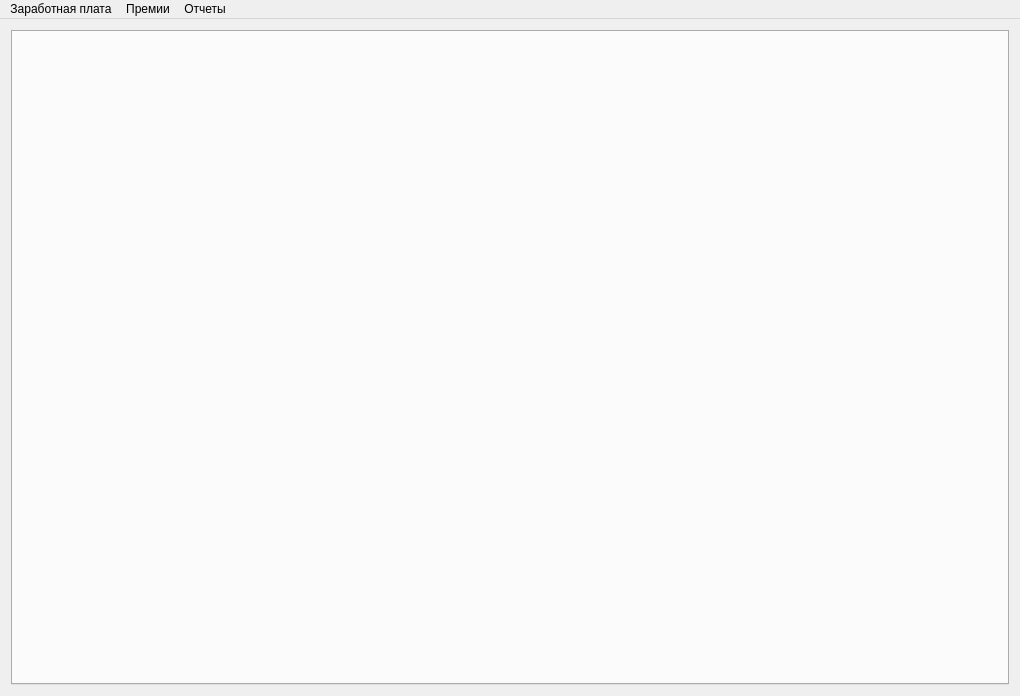
<?xml version="1.0" encoding="UTF-8"?>
<ui version="4.0">
 <class>MainWindow</class>
 <widget class="QMainWindow" name="MainWindow">
  <property name="geometry">
   <rect>
    <x>0</x>
    <y>0</y>
    <width>1020</width>
    <height>696</height>
   </rect>
  </property>
  <property name="windowTitle">
   <string>Зарплата: производство электродов</string>
  </property>
  <widget class="QWidget" name="centralWidget">
   <layout class="QVBoxLayout" name="verticalLayout">
    <item>
     <widget class="QTabWidget" name="tabWidget">
      <property name="currentIndex">
       <number>-1</number>
      </property>
      <property name="tabsClosable">
       <bool>true</bool>
      </property>
     </widget>
    </item>
   </layout>
  </widget>
  <widget class="QMenuBar" name="menuBar">
   <property name="geometry">
    <rect>
     <x>0</x>
     <y>0</y>
     <width>1020</width>
     <height>25</height>
    </rect>
   </property>
   <widget class="QMenu" name="menu">
    <property name="title">
     <string>Заработная плата</string>
    </property>
    <addaction name="actionCalcWage"/>
   </widget>
   <widget class="QMenu" name="menu_2">
    <property name="title">
     <string>Премии</string>
    </property>
    <addaction name="actionPremMon"/>
   </widget>
   <widget class="QMenu" name="menu_3">
    <property name="title">
     <string>Отчеты</string>
    </property>
    <addaction name="actionRepNorm"/>
   </widget>
   <addaction name="menu"/>
   <addaction name="menu_2"/>
   <addaction name="menu_3"/>
  </widget>
  <action name="actionCalcWage">
   <property name="text">
    <string>Расчет</string>
   </property>
  </action>
  <action name="actionPremMon">
   <property name="text">
    <string>Начисление премий</string>
   </property>
  </action>
  <action name="actionPremNorm">
   <property name="text">
    <string>Премия за норму и качество</string>
   </property>
  </action>
  <action name="actionRepNorm">
   <property name="text">
    <string>Выполнение норм</string>
   </property>
  </action>
 </widget>
 <layoutdefault spacing="6" margin="11"/>
 <resources/>
 <connections/>
</ui>
